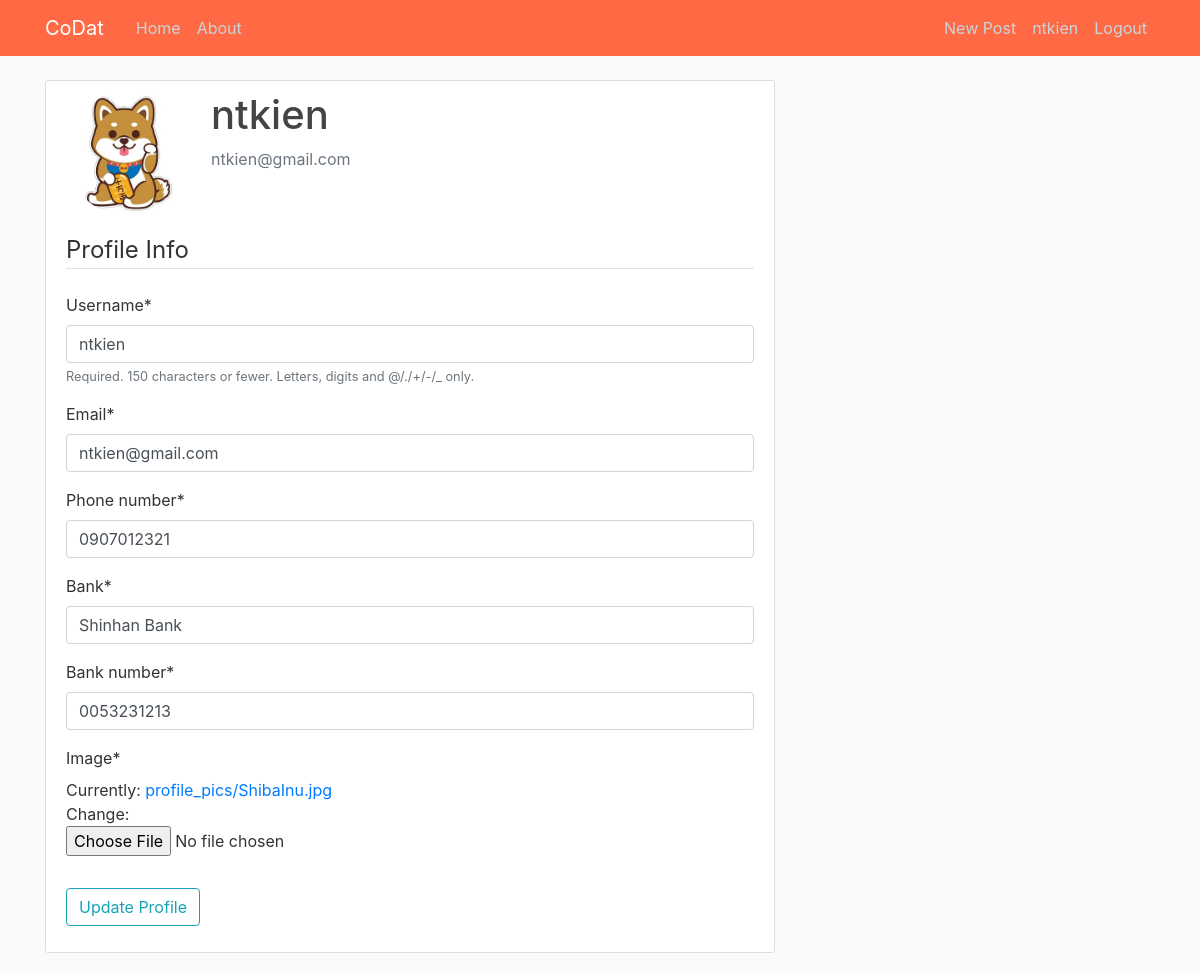
/profile/ (signed in), run on the app's committed database.
### users/models.py (models this page shows, shortened)
class Profile(models.Model):
	user = models.OneToOneField(User, on_delete=models.CASCADE)
	image = models.ImageField(default='default.jpg', upload_to='profile_pics')
	phone_number = models.CharField(max_length=12)
	bank = models.CharField(max_length=30)
	bank_number = models.CharField(max_length=20)

### users/views.py (the view)
# urls.py: path('profile/', user_views.profile, name='profile'),
@login_required
def profile(request):
    if request.method == 'POST':
        u_form = UserUpdateForm(request.POST, instance=request.user)
        p_form = ProfileUpdateForm(request.POST, request.FILES, instance=request.user.profile)
        if u_form.is_valid() and p_form.is_valid():
            u_form.save()
            p_form.save()
            messages.success(request, f'Your account has been updated!')
            return redirect('profile')
    else:
        u_form = UserUpdateForm(instance=request.user)
        p_form = ProfileUpdateForm(instance=request.user.profile)
    context = {
        'u_form': u_form,
        'p_form': p_form
    }
    return render(request, 'users/profile.html', context)

### users/forms.py
class UserUpdateForm(forms.ModelForm):
    email = forms.EmailField()
    class Meta:
        model = User
        fields = ['username', 'email']

class ProfileUpdateForm(forms.ModelForm):
    class Meta:
        model = Profile
        fields = ['phone_number', 'bank', 'bank_number', 'image']

### users/templates/users/profile.html (shortened to what this page needs)
{% extends "HomePage/base.html" %}
{% load crispy_forms_tags %}
{% block content %}
    <div class="content-section">
		<div class="media">
			<img class="rounded-circle account-img" src="{{ user.profile.image.url }}">
			<div class="media-body">
				<h2 class="account-heading">{{ user.username }}</h2>
				<p class="text-secondary">{{ user.email }}</p>
			</div>
		</div>
        <form method="POST" enctype="multipart/form-data">
            <fieldset class="form-group">
                <legend class="border-bottom mb-4">Profile Info</legend>
                {{ u_form|crispy }}
                {{ p_form|crispy }}
            </fieldset>
            <div class="form-group">
                <button class="btn btn-outline-info" type="submit">Update Profile</button>
            </div>
        </form>
	</div>
{% endblock content %}

### HomePage/templates/HomePage/base.html (shortened to what this page needs)
{% load static %}
<!DOCTYPE html>
<html>
<head>
    <link rel="stylesheet" href="https://maxcdn.bootstrapcdn.com/bootstrap/4.0.0/css/bootstrap.min.css">
    <link rel="stylesheet" type="text/css" href="{% static 'HomePage/main.css' %}">
</head>
<body>
    <header class="site-header">
        <nav class="navbar navbar-expand-md navbar-dark bg-steel fixed-top">
            <div class="container">
                <a class="navbar-brand mr-4" href="{% url 'home-page' %}">CoDat</a>
                <div class="collapse navbar-collapse" id="navbarToggle">
                    <div class="navbar-nav mr-auto">
                        <a class="nav-item nav-link" href="{% url 'home-page' %}">Home</a>
                        <a class="nav-item nav-link" href="{% url 'home-about' %}">About</a>
                    </div>
                    <div class="navbar-nav">
                        {% if user.is_authenticated %}
                            <a class="nav-item nav-link" href="{% url 'post-create' %}">New Post</a>
                            <a class="nav-item nav-link" href="{% url 'profile' %}">{{ user.username }}</a>
                            <a class="nav-item nav-link" href="{% url 'logout' %}">Logout</a>
                        {% else %}
                            <a class="nav-item nav-link" href="{% url 'login' %}?next={{request.path}}">Login</a>
                            <a class="nav-item nav-link" href="{% url 'register' %}">Register</a>
                        {% endif %}
                    </div>
                </div>
            </div>
        </nav>
    </header>
    <main role="main" class="container">
        <div class="row">
            <div class="col-md-8">
                {% block content %}{% endblock %}
            </div>
    </main>
</body>
</html>

### HomePage/static/HomePage/main.css (style rules this page uses)
body { background: #fafafa; color: #333333; margin-top: 5rem; }
h1, h2, h3, h4, h5, h6 { color: #444444; }
.bg-steel { background-color: #ff6943; }
.site-header .navbar-nav .nav-link { color: #cbd5db; }
.content-section { background: #ffffff; padding: 10px 20px; border: 1px solid #dddddd; border-radius: 3px; margin-bottom: 20px; }
.account-img { height: 125px; width: 125px; margin-right: 20px; margin-bottom: 16px; }
.account-heading { font-size: 2.5rem; }

### data on the page
Profile: phone_number "0907012321", bank "Shinhan Bank", bank_number "0053231213"

### other printed values
{{ user.username }} "ntkien"
{{ user.email }} "ntkien@gmail.com"
